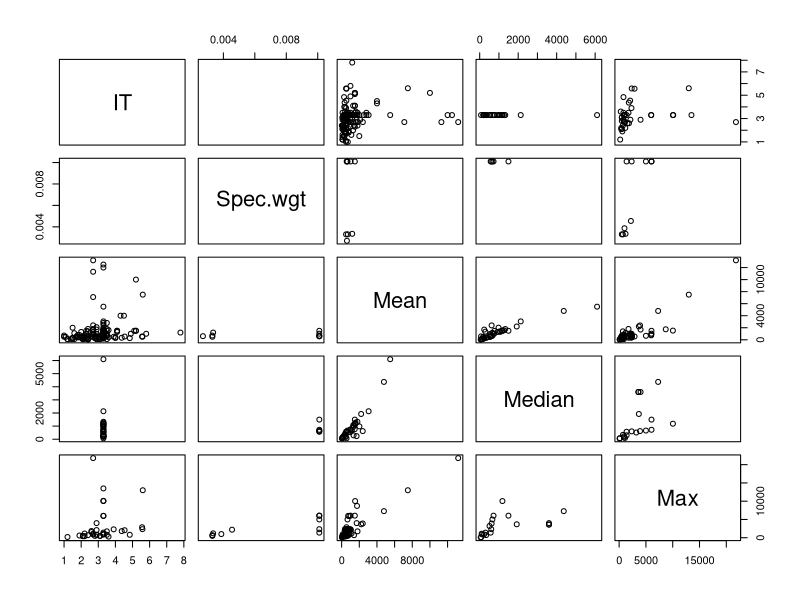

Recreate this plot in R. (Note: this script raises an error after producing the figure.)
##bee foraging workflow

forage=read.csv(file="data/bee_foraging.csv",header=T)
head(forage)
str(forage)
table(forage$Tribe)

colnames(forage)
pairs(forage[,c(15,16,19:21)])

#Greenleaf 1 eq. per method of measure "type" 4 Types in greenleaf, but we have 12.
#Plus different for mean, max,...
# sample size greenleaf ~ 14 homing + 14 feeding + 70 other (in measurements, which is ~ 50 species)
# We do have ~ 107 species (x2!)
# test for sociality in a PGLS Forage ~ IT * Soc (PGLS)
# test rmse
# + 3 + 3 + 2 hoverflies ~ 7 ... 
# We provide an itertive framewwork!



options(stringsAsFactors = TRUE)

forage[1:152,c("Spec.wgt")]=exp(predict(Flm,newdata=forage[1:152,]))

#match with this which function
#bee_mean[which(bee_mean$Species=='Homalictus_urbanus' ),]


forage[135:263,c("Spec.wgt")]=exp(predict(Genus.lm,newdata=forage[135:265,]))
forage[135:263,c("Spec.wgt")]=exp(predict(Tribe.lm,newdata=forage[135:263,]))

forage$Mean[is.na(forage$Mean)] <- forage$Median[is.na(forage$Mean)]

options(na.action=na.omit)

for.lme=lmer(log(Max)~log(Spec.wgt)+Social_three+Type+(1|Reference)+(1|Species),forage)
summary(for.lme)

str(forage)

plot(log(Mean)~log(Spec.wgt),forage,col=Genus)

##REMOVE SMALL TRIBES?

as.data.frame(forage %>% group_by(Tribe) %>% 
                        filter(colSums(Tribe))>1)

                      filter(n_distinct(Tribe))>2
                      
                      